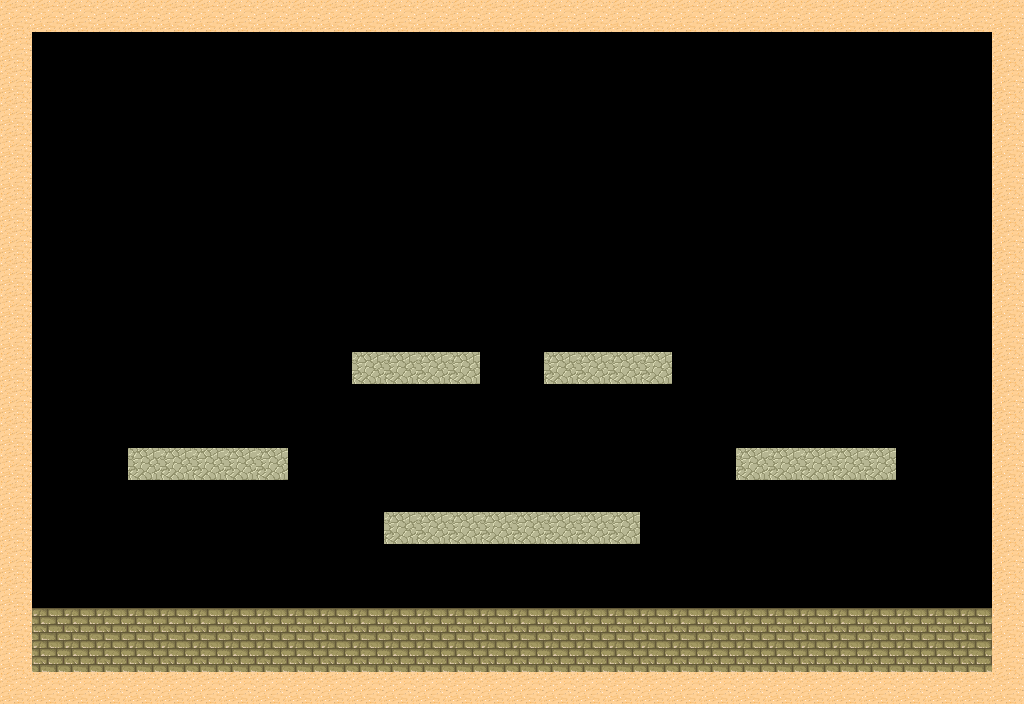

The image is a tile-based game level rendered from a .tmx file. Its description and complete source (layers, tilesets, objects, tile grids) follow:
An orthogonal 32x22 tile map with 32x32 px tiles, 2 tile layers (collision, ground), 2 tilesets.

<map version="1.10" tiledversion="1.11.2" orientation="orthogonal" renderorder="right-down" width="32" height="22" tilewidth="32" tileheight="32" infinite="0" nextlayerid="3" nextobjectid="1">
 <tileset firstgid="1" name="tmw_desert_spacing" tilewidth="32" tileheight="32" spacing="1" margin="1" tilecount="48" columns="8">
  <image source="tmw_desert_spacing.png" width="265" height="199" />
 </tileset>
 <tileset firstgid="49" name="tmw_desert_spacing" tilewidth="32" tileheight="32" spacing="1" margin="1" tilecount="48" columns="8">
  <image source="tmw_desert_spacing.png" width="265" height="199" />
 </tileset>
 <layer id="2" name="collision" width="32" height="22">
  <data encoding="csv">
30,30,30,30,30,30,30,30,30,30,30,30,30,30,30,30,30,30,30,30,30,30,30,30,30,30,30,30,30,30,30,30,
30,0,0,0,0,0,0,0,0,0,0,0,0,0,0,0,0,0,0,0,0,0,0,0,0,0,0,0,0,0,0,30,
30,0,0,0,0,0,0,0,0,0,0,0,0,0,0,0,0,0,0,0,0,0,0,0,0,0,0,0,0,0,0,30,
30,0,0,0,0,0,0,0,0,0,0,0,0,0,0,0,0,0,0,0,0,0,0,0,0,0,0,0,0,0,0,30,
30,0,0,0,0,0,0,0,0,0,0,0,0,0,0,0,0,0,0,0,0,0,0,0,0,0,0,0,0,0,0,30,
30,0,0,0,0,0,0,0,0,0,0,0,0,0,0,0,0,0,0,0,0,0,0,0,0,0,0,0,0,0,0,30,
30,0,0,0,0,0,0,0,0,0,0,0,0,0,0,0,0,0,0,0,0,0,0,0,0,0,0,0,0,0,0,30,
30,0,0,0,0,0,0,0,0,0,0,0,0,0,0,0,0,0,0,0,0,0,0,0,0,0,0,0,0,0,0,30,
30,0,0,0,0,0,0,0,0,0,0,0,0,0,0,0,0,0,0,0,0,0,0,0,0,0,0,0,0,0,0,30,
30,0,0,0,0,0,0,0,0,0,0,0,0,0,0,0,0,0,0,0,0,0,0,0,0,0,0,0,0,0,0,30,
30,0,0,0,0,0,0,0,0,0,0,0,0,0,0,0,0,0,0,0,0,0,0,0,0,0,0,0,0,0,0,30,
30,0,0,0,0,0,0,0,0,0,0,30,30,30,30,0,0,30,30,30,30,0,0,0,0,0,0,0,0,0,0,30,
30,0,0,0,0,0,0,0,0,0,0,0,0,0,0,0,0,0,0,0,0,0,0,0,0,0,0,0,0,0,0,30,
30,0,0,0,0,0,0,0,0,0,0,0,0,0,0,0,0,0,0,0,0,0,0,0,0,0,0,0,0,0,0,30,
30,0,0,0,30,30,30,30,30,0,0,0,0,0,0,0,0,0,0,0,0,0,0,30,30,30,30,30,0,0,0,30,
30,0,0,0,0,0,0,0,0,0,0,0,0,0,0,0,0,0,0,0,0,0,0,0,0,0,0,0,0,0,0,30,
30,0,0,0,0,0,0,0,0,0,0,0,30,30,30,30,30,30,30,30,0,0,0,0,0,0,0,0,0,0,0,30,
30,0,0,0,0,0,0,0,0,0,0,0,0,0,0,0,0,0,0,0,0,0,0,0,0,0,0,0,0,0,0,30,
30,0,0,0,0,0,0,0,0,0,0,0,0,0,0,0,0,0,0,0,0,0,0,0,0,0,0,0,0,0,0,30,
30,30,30,30,30,30,30,30,30,30,30,30,30,30,30,30,30,30,30,30,30,30,30,30,30,30,30,30,30,30,30,30,
30,30,30,30,30,30,30,30,30,30,30,30,30,30,30,30,30,30,30,30,30,30,30,30,30,30,30,30,30,30,30,30,
30,30,30,30,30,30,30,30,30,30,30,30,30,30,30,30,30,30,30,30,30,30,30,30,30,30,30,30,30,30,30,30
</data>
 </layer>
 <layer id="1" name="ground" width="32" height="22">
  <data encoding="csv">
0,0,0,0,0,0,0,0,0,0,0,0,0,0,0,0,0,0,0,0,0,0,0,0,0,0,0,0,0,0,0,0,
0,0,0,0,0,0,0,0,0,0,0,0,0,0,0,0,0,0,0,0,0,0,0,0,0,0,0,0,0,0,0,0,
0,0,0,0,0,0,0,0,0,0,0,0,0,0,0,0,0,0,0,0,0,0,0,0,0,0,0,0,0,0,0,0,
0,0,0,0,0,0,0,0,0,0,0,0,0,0,0,0,0,0,0,0,0,0,0,0,0,0,0,0,0,0,0,0,
0,0,0,0,0,0,0,0,0,0,0,0,0,0,0,0,0,0,0,0,0,0,0,0,0,0,0,0,0,0,0,0,
0,0,0,0,0,0,0,0,0,0,0,0,0,0,0,0,0,0,0,0,0,0,0,0,0,0,0,0,0,0,0,0,
0,0,0,0,0,0,0,0,0,0,0,0,0,0,0,0,0,0,0,0,0,0,0,0,0,0,0,0,0,0,0,0,
0,0,0,0,0,0,0,0,0,0,0,0,0,0,0,0,0,0,0,0,0,0,0,0,0,0,0,0,0,0,0,0,
0,0,0,0,0,0,0,0,0,0,0,0,0,0,0,0,0,0,0,0,0,0,0,0,0,0,0,0,0,0,0,0,
0,0,0,0,0,0,0,0,0,0,0,0,0,0,0,0,0,0,0,0,0,0,0,0,0,0,0,0,0,0,0,0,
0,0,0,0,0,0,0,0,0,0,0,0,0,0,0,0,0,0,0,0,0,0,0,0,0,0,0,0,0,0,0,0,
0,0,0,0,0,0,0,0,0,0,0,34,34,34,34,0,0,34,34,34,34,0,0,0,0,0,0,0,0,0,0,0,
0,0,0,0,0,0,0,0,0,0,0,0,0,0,0,0,0,0,0,0,0,0,0,0,0,0,0,0,0,0,0,0,
0,0,0,0,0,0,0,0,0,0,0,0,0,0,0,0,0,0,0,0,0,0,0,0,0,0,0,0,0,0,0,0,
0,0,0,0,34,34,34,34,34,0,0,0,0,0,0,0,0,0,0,0,0,0,0,34,34,34,34,34,0,0,0,0,
0,0,0,0,0,0,0,0,0,0,0,0,0,0,0,0,0,0,0,0,0,0,0,0,0,0,0,0,0,0,0,0,
0,0,0,0,0,0,0,0,0,0,0,0,34,34,34,34,34,34,34,34,0,0,0,0,0,0,0,0,0,0,0,0,
0,0,0,0,0,0,0,0,0,0,0,0,0,0,0,0,0,0,0,0,0,0,0,0,0,0,0,0,0,0,0,0,
0,0,0,0,0,0,0,0,0,0,0,0,0,0,0,0,0,0,0,0,0,0,0,0,0,0,0,0,0,0,0,0,
0,10,10,10,10,10,10,10,10,10,10,10,10,10,10,10,10,10,10,10,10,10,10,10,10,10,10,10,10,10,10,0,
0,10,10,10,10,10,10,10,10,10,10,10,10,10,10,10,10,10,10,10,10,10,10,10,10,10,10,10,10,10,10,0,
0,0,0,0,0,0,0,0,0,0,0,0,0,0,0,0,0,0,0,0,0,0,0,0,0,0,0,0,0,0,0,0
</data>
 </layer>
</map>
